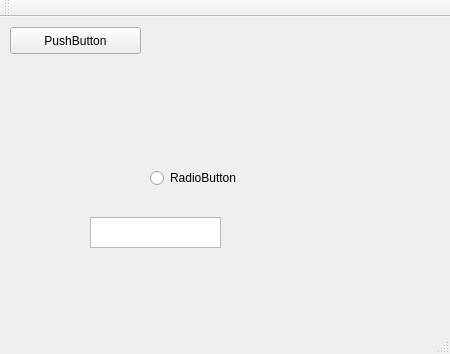
<?xml version="1.0" encoding="UTF-8"?>
<ui version="4.0">
 <class>MainWindow</class>
 <widget class="QMainWindow" name="MainWindow">
  <property name="geometry">
   <rect>
    <x>0</x>
    <y>0</y>
    <width>450</width>
    <height>354</height>
   </rect>
  </property>
  <property name="windowTitle">
   <string>MainWindow</string>
  </property>
  <widget class="QWidget" name="centralWidget">
   <widget class="QPushButton" name="pushButton">
    <property name="geometry">
     <rect>
      <x>10</x>
      <y>10</y>
      <width>131</width>
      <height>27</height>
     </rect>
    </property>
    <property name="text">
     <string>PushButton</string>
    </property>
   </widget>
   <widget class="QRadioButton" name="radioButton">
    <property name="geometry">
     <rect>
      <x>150</x>
      <y>150</y>
      <width>117</width>
      <height>22</height>
     </rect>
    </property>
    <property name="text">
     <string>RadioButton</string>
    </property>
   </widget>
   <widget class="QTextEdit" name="textEdit">
    <property name="geometry">
     <rect>
      <x>90</x>
      <y>200</y>
      <width>131</width>
      <height>31</height>
     </rect>
    </property>
   </widget>
  </widget>
  <widget class="QMenuBar" name="menuBar">
   <property name="geometry">
    <rect>
     <x>0</x>
     <y>0</y>
     <width>450</width>
     <height>23</height>
    </rect>
   </property>
  </widget>
  <widget class="QToolBar" name="mainToolBar">
   <attribute name="toolBarArea">
    <enum>TopToolBarArea</enum>
   </attribute>
   <attribute name="toolBarBreak">
    <bool>false</bool>
   </attribute>
  </widget>
  <widget class="QStatusBar" name="statusBar"/>
 </widget>
 <layoutdefault spacing="6" margin="11"/>
 <resources/>
 <connections/>
</ui>
